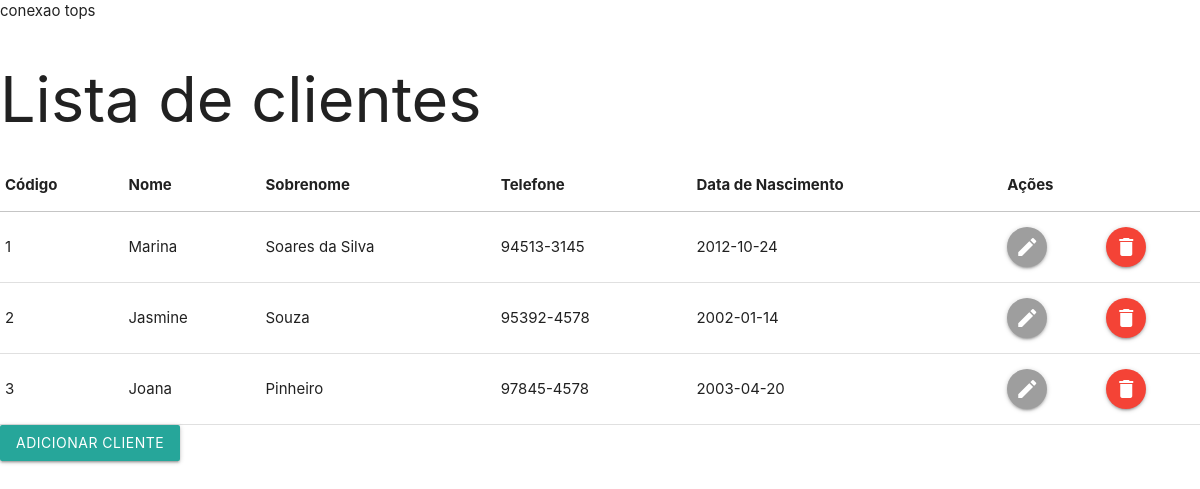
Page /listagem/listagem_clientes.php on the earlier database version.
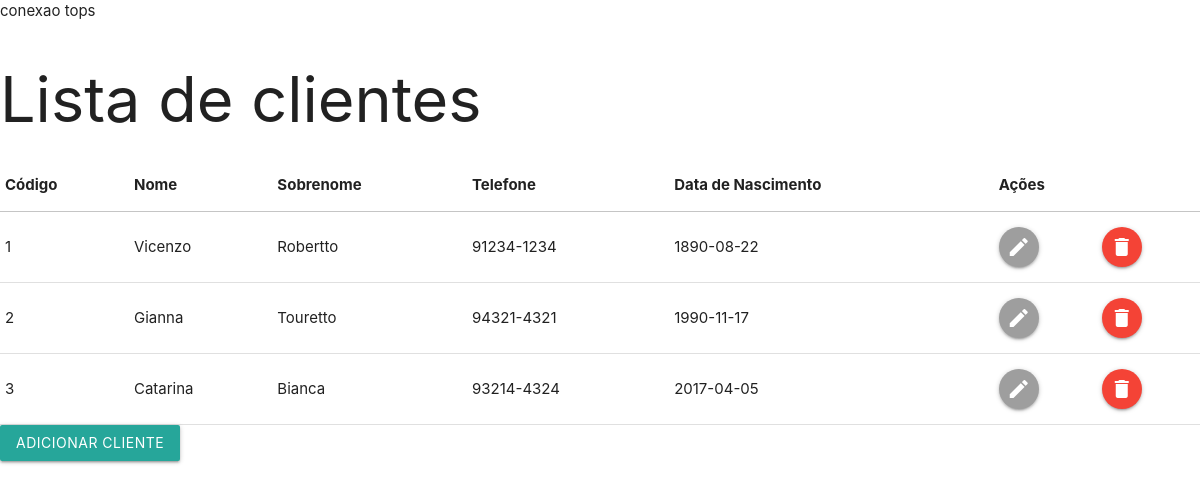
Same page on the later database version.
### tables this page shows
CREATE TABLE `tab_clientes` (
  `cli_id` int(11) NOT NULL,
  `cli_nome` varchar(20) NOT NULL,
  `cli_sobrenome` varchar(30) NOT NULL,
  `cli_fone` varchar(10) DEFAULT NULL,
  `cli_data_nasc` date DEFAULT NULL
);

### listagem/listagem_clientes.php (the view, shortened to what this page needs)
<?php
 include_once 'cabecalho.php';
 require_once 'conexao.php';
 $consulta=$conecta->prepare('SELECT * FROM tab_clientes');
 $consulta->execute();
 ?>
</head>
<body>
    <h1>Lista de clientes</h1>
    <table>
        <tr>
            <th>Código</th>
            <th>Nome</th>
            <th>Sobrenome</th>
            <th>Telefone</th>
            <th>Data de Nascimento</th>
            <th colspan="2">Ações</th>
        </tr>
        <tr>
            <?php
                while($linha=$consulta->fetch(PDO::FETCH_ASSOC)){
                    echo "<tr>";
                    echo "<td>{$linha['cli_id']}</td>";
                    echo "<td>{$linha['cli_nome']}</td>";
                    echo "<td>{$linha['cli_sobrenome']}</td>";
                    echo "<td>{$linha['cli_fone']}</td>";
                    echo "<td>{$linha['cli_data_nasc']}</td>";
                    echo "<td><a href='altera_cliente.php?id={$linha['cli_id']}' class='btn-floating grey'><i class='material-icons'>edit</i></a></td>";
                    echo "<td><a href='exclui_cliente.php?id={$linha['cli_id']}' class='btn-floating red'><i class='material-icons'>delete</i></a></td>";
                    echo "</tr>";
                }
                echo "</table>";
                echo "<a href='form_adiciona_cliente.php' class='btn'>Adicionar cliente</a>";
                include_once 'rodape.php';
            ?>

### listagem/cabecalho.php (shortened to what this page needs)
<!DOCTYPE html>
<html lang="pt-br">
<head>
    <link rel="stylesheet" href="https://cdnjs.cloudflare.com/ajax/libs/materialize/1.0.0/css/materialize.min.css">

### listagem/rodape.php (shortened to what this page needs)
</body>
</html>

Differences in the rows shown:
changed tab_clientes id 1: cli_nome "Marina" → "Vicenzo"; cli_sobrenome "Soares da Silva" → "Robertto"; cli_fone "94513-3145" → "91234-1234"; cli_data_nasc "2012-10-24" → "1890-08-22"
changed tab_clientes id 2: cli_nome "Jasmine" → "Gianna"; cli_sobrenome "Souza" → "Touretto"; cli_fone "95392-4578" → "94321-4321"; cli_data_nasc "2002-01-14" → "1990-11-17"
changed tab_clientes id 3: cli_nome "Joana" → "Catarina"; cli_sobrenome "Pinheiro" → "Bianca"; cli_fone "97845-4578" → "93214-4324"; cli_data_nasc "2003-04-20" → "2017-04-05"
